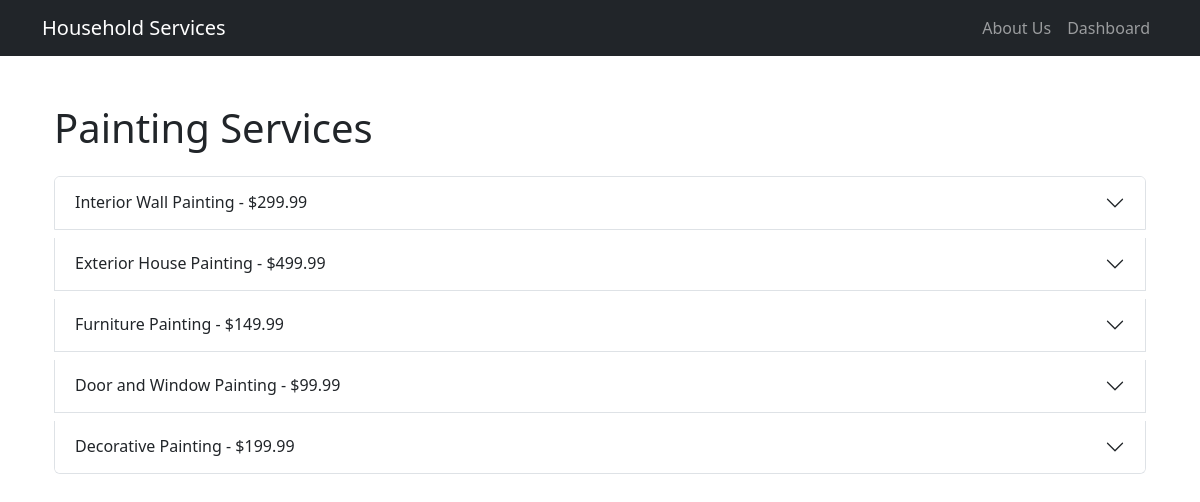
Screenshot of /customer/products/painting (signed in) with the database file from the repository.
### model.py (models this page shows, shortened)
class SubService(db.Model):
    id = db.Column(db.Integer, primary_key=True)
    parent_service_id = db.Column(db.Integer, db.ForeignKey('service.id'), nullable=False)
    name = db.Column(db.String(100), nullable=False)
    description = db.Column(db.Text)
    price = db.Column(db.Float, nullable=False)
    time_required = db.Column(db.Integer, nullable=False)  # in minutes
    is_active = db.Column(db.Boolean, default=True)
    parent_service = db.relationship('Service', backref='sub_services')

### routes.py (the view)
@app.route('/customer/products/<service_type>')
@login_required
def service_products(service_type):
    service = Service.query.filter_by(name=service_type.replace('_', ' ').title()).first()
    if not service:
        flash('Service not found', 'error')
        return redirect(url_for('dashboard'))
    sub_services = SubService.query.filter_by(
        parent_service_id=service.id,
        is_active=True
    ).all()
    template_name = f'customer/products/{service_type}.html'
    return render_template(template_name, sub_services=sub_services, service=service)

### app.py (called while the page is built)
@login_manager.user_loader
def load_user(user_id):
    return User.query.get(int(user_id))

### templates/customer/products/painting.html (shortened to what this page needs)
{% extends "dashboard.html" %}
{% block content %}
<div class="container mt-5">
    <h1 class="mb-4">Painting Services</h1>
    <div class="accordion" id="servicesAccordion">
        {% for sub_service in sub_services %}
        <div class="accordion-item mb-2">
            <h2 class="accordion-header" id="heading{{ loop.index }}">
                <button class="accordion-button collapsed" type="button" data-bs-toggle="collapse"
                        data-bs-target="#collapse{{ loop.index }}" aria-expanded="false"
                        aria-controls="collapse{{ loop.index }}">
                    {{ sub_service.name }} - ${{ sub_service.price }}
                </button>
            </h2>
        </div>
        {% endfor %}
    </div>
</div>
{% endblock %}

### rows the page displays
SubService: name "Interior Wall Painting", price "299.99"
SubService: name "Exterior House Painting", price "499.99"
SubService: name "Furniture Painting", price "149.99"
SubService: name "Door and Window Painting", price "99.99"
SubService: name "Decorative Painting", price "199.99"
